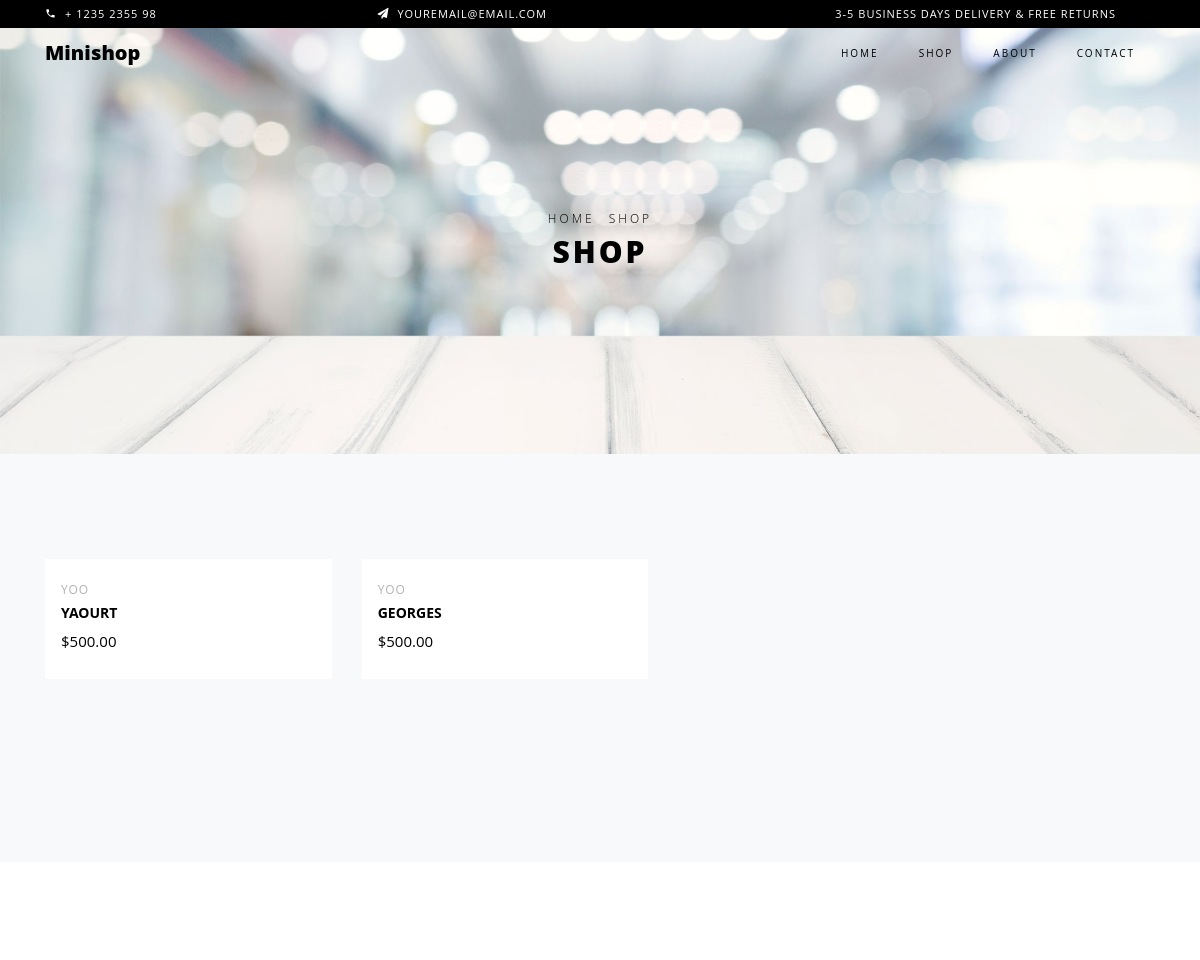
Page /shop/ (upper part) on the earlier database version.
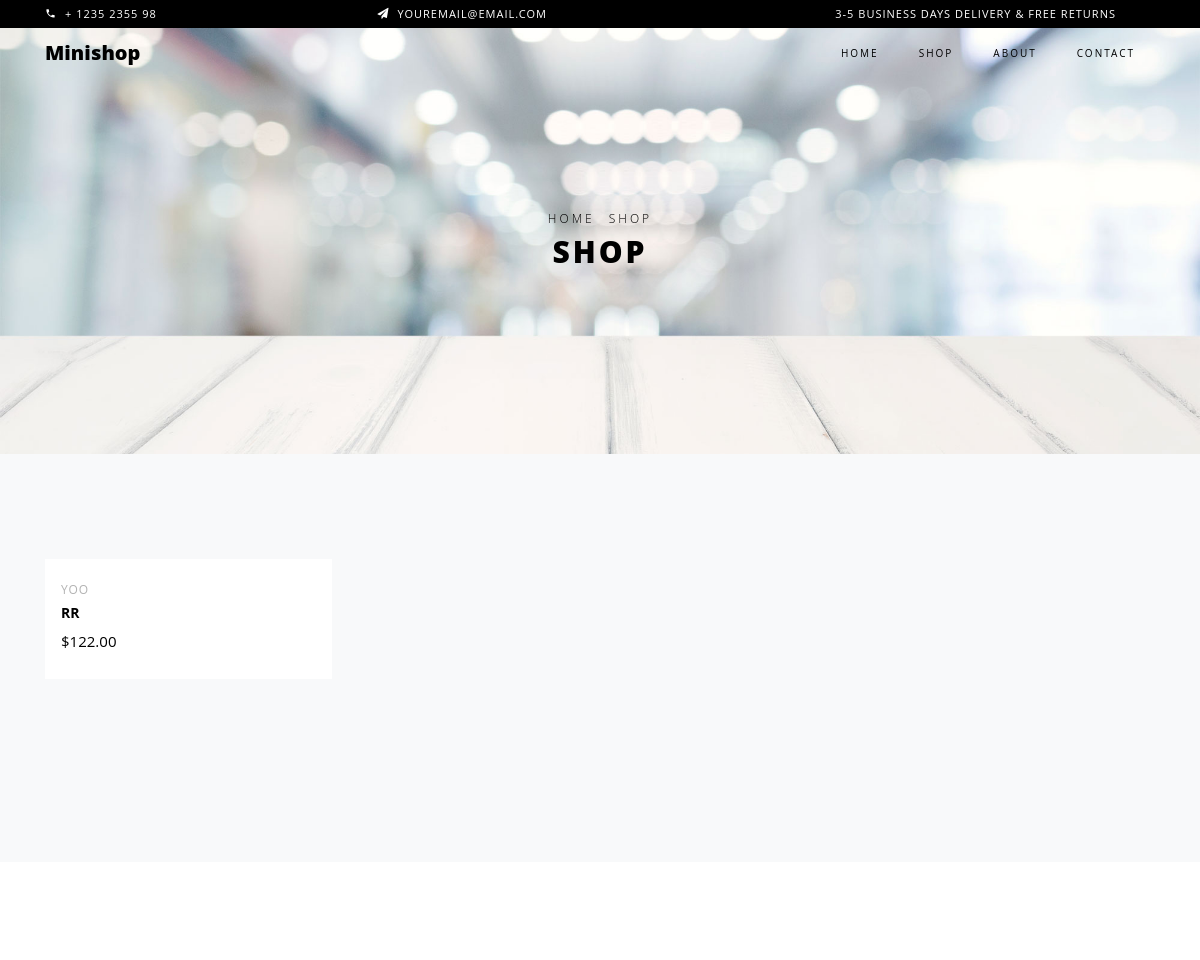
Same page on the later database version.
### gestion/models.py (models this page shows, shortened)
class Annonce(models.Model):
    titre = models.CharField(max_length=100)
    description = models.TextField()
    prix = models.DecimalField(max_digits=10, decimal_places=2)
    date_post = models.DateTimeField(auto_now_add=True)
    categorie = models.ForeignKey(Categorie,on_delete=models.CASCADE,related_name="announce")
    autor = models.ForeignKey(User,on_delete=models.CASCADE,related_name="announce")
    status = models.BooleanField(default= False)

class Categorie(models.Model):
    nom = models.CharField(max_length = 150)
    description = models.TextField()
    date_add = models.DateTimeField(auto_now = True)
    date_update =models.DateTimeField(auto_now = True)
    def __str__(self) :
        return self.nom

### gestion/views.py (the view)
# urls.py: path('shop/',views.shop,name='shop'),
def shop (request):
    annonces = Annonce.objects.filter(status='True')
    datas={
        'annonces':annonces
    }
    return render(request, 'shop.html', datas)

### gestion/templates/shop.html (shortened to what the changed rows need)
{% load static %}
<!DOCTYPE html>
<html lang="en">
  <head>
    <link rel="stylesheet" href="{% static 'css/open-iconic-bootstrap.min.css' %}">
    <link rel="stylesheet" href="{% static 'css/animate.css' %}">
    <link rel="stylesheet" href="{% static 'css/owl.carousel.min.css' %}">
    <link rel="stylesheet" href="{% static 'css/owl.theme.default.min.css' %}">
    <link rel="stylesheet" href="{% static 'css/magnific-popup.css' %}">
    <link rel="stylesheet" href="{% static 'css/aos.css' %}">
    <link rel="stylesheet" href="{% static 'css/ionicons.min.css' %}">
    <link rel="stylesheet" href="{% static 'css/bootstrap-datepicker.css' %}">
    <link rel="stylesheet" href="{% static 'css/jquery.timepicker.css' %}">
    <link rel="stylesheet" href="{% static 'css/flaticon.css' %}">
    <link rel="stylesheet" href="{% static 'css/icomoon.css' %}">
    <link rel="stylesheet" href="{% static 'css/style.css' %}">
  </head>
  <body class="goto-here">
    <div class="hero-wrap hero-bread" style="background-image: url('{% static 'images/bg_6.jpg' %}');">
      <div class="container">
        <div class="row no-gutters slider-text align-items-center justify-content-center">
          <div class="col-md-9 ftco-animate text-center">
            <h1 class="mb-0 bread">Shop</h1>
          </div>
        </div>
      </div>
    </div>
    <section class="ftco-section bg-light">
    	<div class="container">
    		<div class="row">
    			<div class="col-md-8 col-lg-10 order-md-last">
    				<div class="row">
						{% for annonce in annonces %}
		    			<div class="col-sm-12 col-md-12 col-lg-4 ftco-animate d-flex">
		    				<div class="product d-flex flex-column">
		    					<div class="text py-3 pb-4 px-3">
		    						<div class="d-flex">
		    							<div class="cat">
				    						<span>{{annonce.categorie}}</span>
				    					</div>
			    					</div>
		    						<h3><a href="{% url 'product-single' annonce.id %}">{{annonce.titre}}</a></h3>
		    						<div class="pricing">
			    						<p class="price"><span>${{annonce.prix}}</span></p>
			    					</div>
		    					</div>
		    				</div>
		    			</div>
						{% endfor %}
		    		</div>
		    	</div>
    		</div>
    	</div>
    </section>
  </body>
</html>

Differences in the rows shown:
removed Annonce: categorie "YOO", titre "YAOURT", prix "500.00"
removed Annonce: categorie "YOO", titre "GEORGES", prix "500.00"
added Annonce: categorie "YOO", titre "RR", prix "122.00"
